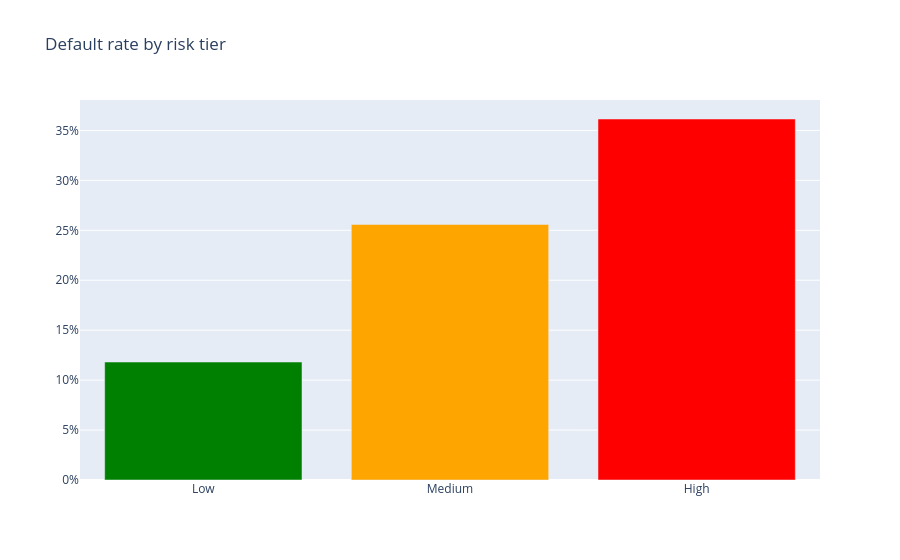
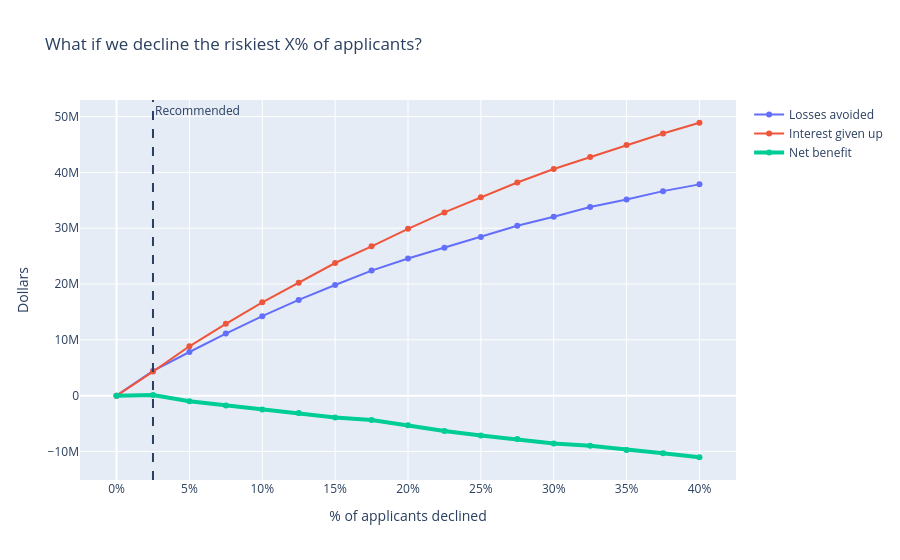

Notebook source saved alongside these figures, in order:
### Code cell
#Create visualizations
fig1 = go.Figure(go.Bar(x=tiers.index.astype(str), y=tiers["default_rate"],
                        marker_color=["green", "orange", "red"]))
fig1.update_layout(title="Default rate by risk tier", yaxis_tickformat=".0%")
 
fig2 = go.Figure()
fig2.add_trace(go.Scatter(x=policy["decline_pct"], y=policy["loss_avoided"], name="Losses avoided"))
fig2.add_trace(go.Scatter(x=policy["decline_pct"], y=policy["interest_lost"], name="Interest given up"))
fig2.add_trace(go.Scatter(x=policy["decline_pct"], y=policy["net_benefit"], name="Net benefit",
                          line=dict(width=4)))
fig2.update_layout(title="What if we decline the riskiest X% of applicants?",
                   xaxis_title="% of applicants declined", xaxis_tickformat=".0%",
                   yaxis_title="Dollars")
fig2.add_vline(x=top["decline_pct"], line_dash="dash", annotation_text="Recommended")
 
fig1.show()
fig2.show()

### Figure 1 — Plotly figure (JSON) as saved in the notebook; plotly's stock layout.template omitted (floating-point values rounded to 4 significant figures)
{"data": [{"marker": {"color": ["green", "orange", "red"]}, "type": "bar", "x": ["Low", "Medium", "High"], "y": [0.1181, 0.2558, 0.3614]}], "layout": {"title": {"text": "Default rate by risk tier"}, "yaxis": {"tickformat": ".0%"}}}

### Figure 2 — Plotly figure (JSON) as saved in the notebook; plotly's stock layout.template omitted (floating-point values rounded to 4 significant figures)
{"data": [{"name": "Losses avoided", "type": "scatter", "x": [0, 0.025, 0.05, 0.075, 0.1, 0.125, 0.15, 0.175, 0.2, 0.225, 0.25, 0.275, 0.3, 0.325, 0.35, 0.375, 0.4], "y": [0, 4435340, 7816800, 11111400, 14240780, 17148880, 19825200, 22404300, 24563900, 26491640, 28435680, 30427780, 32043960, 33792940, 35161240, 36643320, 37855340]}, {"name": "Interest given up", "type": "scatter", "x": [0, 0.025, 0.05, 0.075, 0.1, 0.125, 0.15, 0.175, 0.2, 0.225, 0.25, 0.275, 0.3, 0.325, 0.35, 0.375, 0.4], "y": [0, 4306000.0, 8840000.0, 12860000.0, 16720000.0, 20250000.0, 23760000.0, 26760000.0, 29890000.0, 32830000.0, 35570000.0, 38190000.0, 40610000.0, 42760000.0, 44903017, 46980000.0, 48900000.0]}, {"line": {"width": 4}, "name": "Net benefit", "type": "scatter", "x": [0, 0.025, 0.05, 0.075, 0.1, 0.125, 0.15, 0.175, 0.2, 0.225, 0.25, 0.275, 0.3, 0.325, 0.35, 0.375, 0.4], "y": [0, 129200.0, -1024000.0, -1750000.0, -2477000.0, -3098000.0, -3938000.0, -4354000.0, -5328000.0, -6341000.0, -7130000.0, -7767000.0, -8563000.0, -8966000.0, -9741777, -10340000.0, -11040000.0]}], "layout": {"annotations": [{"showarrow": false, "text": "Recommended", "x": 0.025, "xanchor": "left", "xref": "x", "y": 1, "yanchor": "top", "yref": "y domain"}], "shapes": [{"line": {"dash": "dash"}, "type": "line", "x0": 0.025, "x1": 0.025, "xref": "x", "y0": 0, "y1": 1, "yref": "y domain"}], "title": {"text": "What if we decline the riskiest X% of applicants?"}, "xaxis": {"tickformat": ".0%", "title": {"text": "% of applicants declined"}}, "yaxis": {"title": {"text": "Dollars"}}}}
